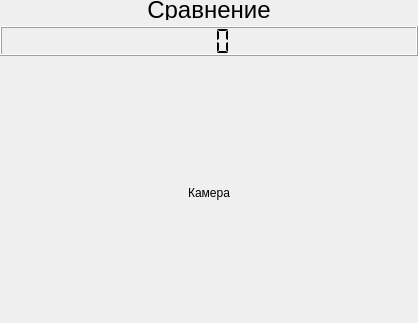
<?xml version="1.0" encoding="UTF-8"?>
<ui version="4.0">
 <class>Form</class>
 <widget class="QWidget" name="Form">
  <property name="geometry">
   <rect>
    <x>0</x>
    <y>0</y>
    <width>418</width>
    <height>323</height>
   </rect>
  </property>
  <property name="windowTitle">
   <string>Form</string>
  </property>
  <layout class="QVBoxLayout" name="verticalLayout">
   <property name="leftMargin">
    <number>0</number>
   </property>
   <property name="topMargin">
    <number>0</number>
   </property>
   <property name="rightMargin">
    <number>0</number>
   </property>
   <property name="bottomMargin">
    <number>0</number>
   </property>
   <item>
    <layout class="QVBoxLayout" name="verticalLayout_3">
     <property name="sizeConstraint">
      <enum>QLayout::SetMaximumSize</enum>
     </property>
     <item>
      <widget class="QLabel" name="label_2">
       <property name="minimumSize">
        <size>
         <width>200</width>
         <height>20</height>
        </size>
       </property>
       <property name="maximumSize">
        <size>
         <width>999999</width>
         <height>20</height>
        </size>
       </property>
       <property name="font">
        <font>
         <pointsize>18</pointsize>
        </font>
       </property>
       <property name="text">
        <string>Сравнение</string>
       </property>
       <property name="alignment">
        <set>Qt::AlignCenter</set>
       </property>
      </widget>
     </item>
     <item>
      <widget class="QLCDNumber" name="lcd_gamma">
       <property name="minimumSize">
        <size>
         <width>300</width>
         <height>30</height>
        </size>
       </property>
       <property name="maximumSize">
        <size>
         <width>9999999</width>
         <height>30</height>
        </size>
       </property>
       <property name="digitCount">
        <number>3</number>
       </property>
       <property name="segmentStyle">
        <enum>QLCDNumber::Flat</enum>
       </property>
      </widget>
     </item>
    </layout>
   </item>
   <item>
    <widget class="QLabel" name="image_label">
     <property name="minimumSize">
      <size>
       <width>418</width>
       <height>236</height>
      </size>
     </property>
     <property name="text">
      <string>Камера</string>
     </property>
     <property name="alignment">
      <set>Qt::AlignCenter</set>
     </property>
    </widget>
   </item>
  </layout>
 </widget>
 <resources/>
 <connections/>
</ui>
